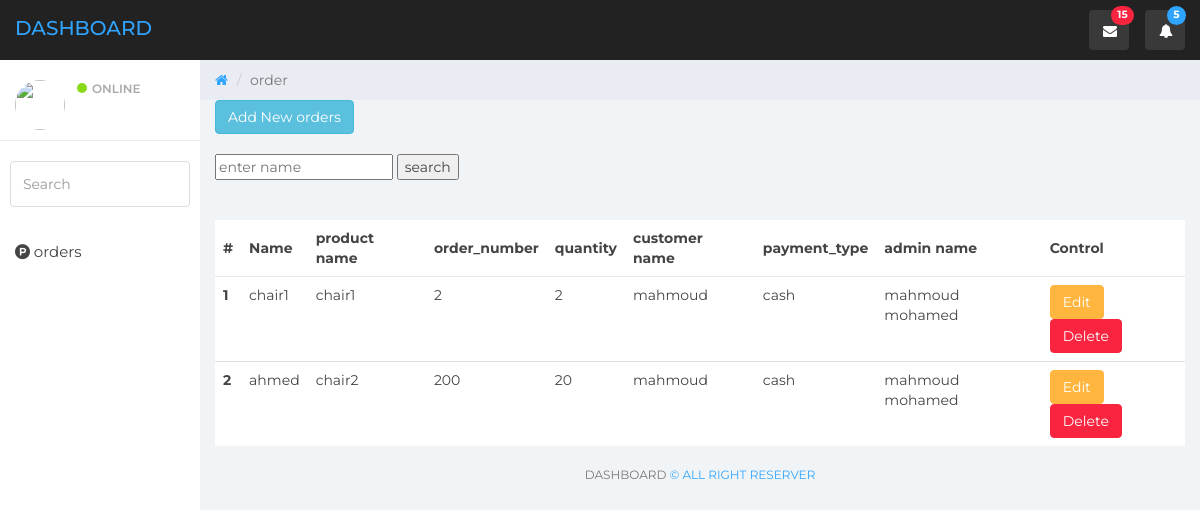
Page /dashboard_customer/order.php on the committed database.
### tables this page shows
CREATE TABLE `orders` (
  `id` int(11) NOT NULL,
  `payment_id` int(11) NOT NULL,
  `ID_admin` int(11) NOT NULL,
  `id_customer` int(11) DEFAULT NULL,
  `quantity` varchar(100) NOT NULL,
  `orderNumber` varchar(11) NOT NULL,
  `product_id` int(11) NOT NULL,
  `name` varchar(100) NOT NULL
);

CREATE TABLE `products` (
  `id` int(11) NOT NULL,
  `name` varchar(20) NOT NULL,
  `price` varchar(20) NOT NULL,
  `discount` varchar(14) NOT NULL,
  `img` text NOT NULL,
  `description` text NOT NULL,
  `admin_id` int(11) NOT NULL
);

CREATE TABLE `customers` (
  `id` int(11) NOT NULL,
  `name` varchar(20) NOT NULL,
  `email` varchar(20) NOT NULL,
  `phone` varchar(20) NOT NULL,
  `password` varchar(20) NOT NULL
);

CREATE TABLE `payment` (
  `id` int(11) NOT NULL,
  `payment_type` char(20) NOT NULL
);

### dashboard_customer/view/view_order.php (the view, shortened to what this page needs)
<a href="?do=add" class="btn btn-info">Add New orders</a>
<br><br>
<form method="GET" enctype="multipart/form-data">
<input type="text" name="search" placeholder="enter name">
<input type="submit" value="search">
</form>
				<br><br>
				<table class="table table-hover">
  <thead>
    <tr>
      <th scope="col">#</th>
      <th scope="col">Name</th>
      <th scope="col">product name</th>
      <th scope="col">order_number</th>
      <th scope="col">quantity</th>
      <th scope="col">customer name</th>
      <th scope="col">payment_type</th>
      <th scope="col">admin name</th>
      <th scope="col">Control</th>
    </tr>
  </thead>
  <tbody>
<?php
$index = 1;
$select_products =  "SELECT orders.* , admin.username,payment.payment_type,customers.name as customerName,products.name as productName from orders  join admin on orders.ID_admin = admin.id
 join payment on orders.payment_id= payment.id
  join products on orders.product_id=products.id
  join customers on orders.id_customer=customers.id";
$result_products = $conn->query($select_products);
foreach ($result_products as $key) {
	?>
	 <tr>
      <th><?php echo $index++ ?></th>
      <td><?php echo $key['name']; ?></td>
      <td><?php echo $key['productName']; ?></td>
      <td><?php echo $key['orderNumber']; ?></td>
      <td><?php echo $key['quantity']; ?></td>
      <td><?php echo $key['customerName']; ?></td>
      <td><?php echo $key['payment_type']; ?></td>
       <td><?php echo $key['username']; ?></td>
      <td>
      	<a href="?do=edit&id=<?php echo $key['id']; ?>" class="btn btn-warning">Edit</a>
<button type="button" class="btn btn-danger" data-toggle="modal" data-target="#exampleModal<?php echo $key['id'];?>">
  Delete
</button>
      </td>
    </tr>
<?php
}
?>
  </tbody>
</table>

### dashboard_customer/css/styles.css (style rules this page uses)
body { background: #f1f4f7; padding-top: 60px; font-size: 14px; color: #444444; font-family: "Montserrat", "Helvetica Neue", Helvetica, Arial, sans-serif; }
a, a:hover, a:focus { color: #30a5ff; }
.btn-warning, .btn-warning:hover, .btn-warning:focus, .btn-warning:active, .btn-warning.active, .open > .dropdown-toggle.btn-warning, .btn-warning.disabled, .btn-warning[disabled], fieldset[disabled] .btn-warning, .btn-warning.disabled:hover, .btn-warning[disabled]:hover, fieldset[disabled] .btn-warning:hover, .btn-warning.disabled:focus, .btn-warning[disabled]:focus, fieldset[disabled] .btn-warning:focus, .btn-warning.disabled:active, .btn-warning[disabled]:active, fieldset[disabled] .btn-warning:active, .btn-warning.disabled.active, .btn-warning[disabled].active, fieldset[disabled] .btn-warning.active { background-color: #ffb53e; border-color: #ffb53e; }
.btn-danger, .btn-danger:hover, .btn-danger:focus, .btn-danger:active, .btn-danger.active, .open > .dropdown-toggle.btn-danger, .btn-danger.disabled, .btn-danger[disabled], fieldset[disabled] .btn-danger, .btn-danger.disabled:hover, .btn-danger[disabled]:hover, fieldset[disabled] .btn-danger:hover, .btn-danger.disabled:focus, .btn-danger[disabled]:focus, fieldset[disabled] .btn-danger:focus, .btn-danger.disabled:active, .btn-danger[disabled]:active, fieldset[disabled] .btn-danger:active, .btn-danger.disabled.active, .btn-danger[disabled].active, fieldset[disabled] .btn-danger.active { background-color: #f9243f; border-color: #f9243f; }
.table { background: #fff; }
.table > thead > tr > th { border-bottom: 1px solid #e6e7e8; vertical-align: middle; height: 50px; }

### rows in the picture
orders: name "chair1", product.name "chair1", orderNumber "2", quantity "2", id_customer.name "mahmoud", payment.payment_type "cash", ID_admin.username "mahmoud mohamed"
orders: name "ahmed", product.name "chair2", orderNumber "200", quantity "20", id_customer.name "mahmoud", payment.payment_type "cash", ID_admin.username "mahmoud mohamed"
